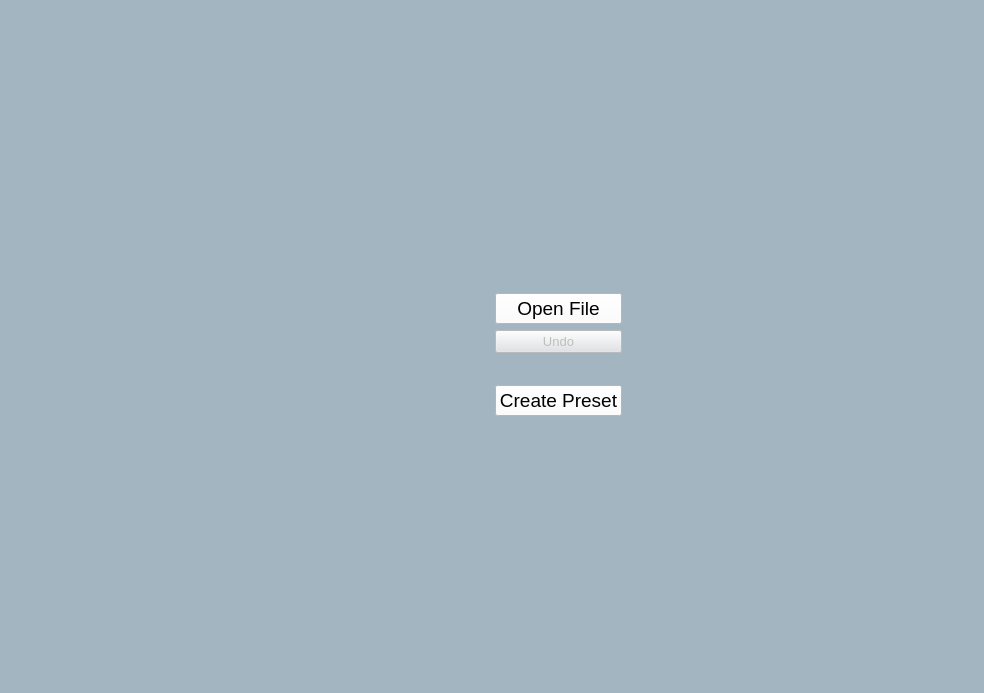
<?xml version="1.0" encoding="UTF-8"?>
<ui version="4.0">
 <class>MainWindow</class>
 <widget class="QMainWindow" name="MainWindow">
  <property name="geometry">
   <rect>
    <x>0</x>
    <y>0</y>
    <width>984</width>
    <height>693</height>
   </rect>
  </property>
  <property name="windowTitle">
   <string>MainWindow</string>
  </property>
  <property name="styleSheet">
   <string notr="true">background-color: rgb(163, 181, 193);</string>
  </property>
  <widget class="QWidget" name="centralwidget">
   <property name="styleSheet">
    <string notr="true">border-color: rgb(117, 192, 67);</string>
   </property>
   <layout class="QGridLayout" name="gridLayout">
    <item row="0" column="0">
     <layout class="QHBoxLayout" name="horizontalLayout">
      <property name="sizeConstraint">
       <enum>QLayout::SetMaximumSize</enum>
      </property>
      <item>
       <widget class="QLabel" name="label">
        <property name="sizePolicy">
         <sizepolicy hsizetype="Preferred" vsizetype="Fixed">
          <horstretch>0</horstretch>
          <verstretch>0</verstretch>
         </sizepolicy>
        </property>
        <property name="text">
         <string/>
        </property>
        <property name="pixmap">
         <pixmap>../Misc/Logo.png</pixmap>
        </property>
        <property name="scaledContents">
         <bool>true</bool>
        </property>
        <property name="alignment">
         <set>Qt::AlignCenter</set>
        </property>
        <property name="openExternalLinks">
         <bool>false</bool>
        </property>
       </widget>
      </item>
      <item>
       <spacer name="horizontalSpacer">
        <property name="orientation">
         <enum>Qt::Horizontal</enum>
        </property>
        <property name="sizeHint" stdset="0">
         <size>
          <width>40</width>
          <height>20</height>
         </size>
        </property>
       </spacer>
      </item>
     </layout>
    </item>
    <item row="0" column="1">
     <layout class="QGridLayout" name="gridLayout_2">
      <item row="3" column="0">
       <widget class="QLabel" name="File_Name_Output">
        <property name="font">
         <font>
          <pointsize>12</pointsize>
         </font>
        </property>
        <property name="text">
         <string/>
        </property>
       </widget>
      </item>
      <item row="5" column="0">
       <widget class="QPushButton" name="PresetButton">
        <property name="enabled">
         <bool>true</bool>
        </property>
        <property name="sizePolicy">
         <sizepolicy hsizetype="Maximum" vsizetype="Maximum">
          <horstretch>0</horstretch>
          <verstretch>0</verstretch>
         </sizepolicy>
        </property>
        <property name="font">
         <font>
          <pointsize>14</pointsize>
         </font>
        </property>
        <property name="layoutDirection">
         <enum>Qt::LeftToRight</enum>
        </property>
        <property name="styleSheet">
         <string notr="true">background-color: rgb(255, 255, 255);
border-color: rgb(27, 75, 45);</string>
        </property>
        <property name="text">
         <string>Create Preset</string>
        </property>
       </widget>
      </item>
      <item row="0" column="0">
       <spacer name="verticalSpacer">
        <property name="orientation">
         <enum>Qt::Vertical</enum>
        </property>
        <property name="sizeType">
         <enum>QSizePolicy::Minimum</enum>
        </property>
        <property name="sizeHint" stdset="0">
         <size>
          <width>20</width>
          <height>40</height>
         </size>
        </property>
       </spacer>
      </item>
      <item row="7" column="0">
       <widget class="QLabel" name="PresetText">
        <property name="font">
         <font>
          <pointsize>12</pointsize>
         </font>
        </property>
        <property name="text">
         <string/>
        </property>
       </widget>
      </item>
      <item row="1" column="0">
       <widget class="QPushButton" name="BrowseButton">
        <property name="sizePolicy">
         <sizepolicy hsizetype="Minimum" vsizetype="Maximum">
          <horstretch>0</horstretch>
          <verstretch>0</verstretch>
         </sizepolicy>
        </property>
        <property name="font">
         <font>
          <pointsize>14</pointsize>
         </font>
        </property>
        <property name="styleSheet">
         <string notr="true">background-color: rgb(255, 255, 255);
border-color: rgb(27, 75, 45);</string>
        </property>
        <property name="text">
         <string>Open File</string>
        </property>
       </widget>
      </item>
      <item row="3" column="1">
       <spacer name="horizontalSpacer_2">
        <property name="orientation">
         <enum>Qt::Horizontal</enum>
        </property>
        <property name="sizeHint" stdset="0">
         <size>
          <width>40</width>
          <height>20</height>
         </size>
        </property>
       </spacer>
      </item>
      <item row="2" column="0">
       <widget class="QPushButton" name="Undo_Button">
        <property name="enabled">
         <bool>false</bool>
        </property>
        <property name="sizePolicy">
         <sizepolicy hsizetype="Minimum" vsizetype="Maximum">
          <horstretch>0</horstretch>
          <verstretch>0</verstretch>
         </sizepolicy>
        </property>
        <property name="font">
         <font>
          <pointsize>10</pointsize>
         </font>
        </property>
        <property name="styleSheet">
         <string notr="true">background-color: rgb(225, 226, 230);
border-color: rgb(27, 75, 45);</string>
        </property>
        <property name="text">
         <string>Undo</string>
        </property>
       </widget>
      </item>
     </layout>
    </item>
   </layout>
  </widget>
 </widget>
 <resources/>
 <connections/>
</ui>
